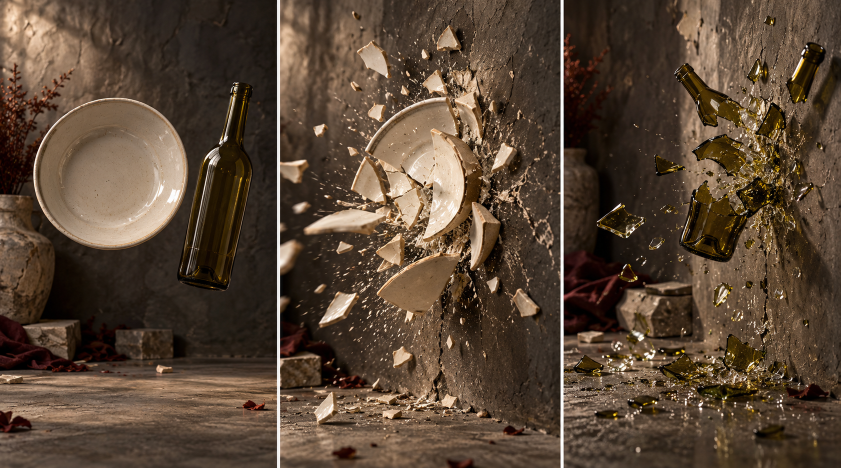
#> input picture docs/vydyhny-updates-2026-10-04/references/01_dishes_and_bottle.png, 1681 x 936 px (shown at 1/2 size)
$ python dishes.py
#> lines starting #> are read from the running program, lines starting #| are printed output that depends on the picture; after the words box and inside, x2 and y2 are one past the last pixel; in counts of white or black regions, pixels touching at a corner belong together
### zadovbalo/scripts/assets/common.py
"""Спільні утиліти конвеєра матеріалів. Запуск: python3 scripts/assets/build.py (див. README)."""
import json
import os
from pathlib import Path

import cv2
import numpy as np

ROOT = Path(__file__).resolve().parents[2]  # zadovbalo/
PKG = ROOT.parent / "Vydyhny_Claude_Package" / "assets"
OUT = ROOT / "public" / "scenes"
EXTRA = ROOT / "assets-src"  # додаткові ліцензовані матеріали, якщо додані
REF2 = ROOT.parent / "docs" / "vydyhny-updates-2026-10-04" / "references"  # пакет змін 04.10.2026


def load_ref(name: str) -> np.ndarray:
    p = REF2 / name
    im = cv2.imread(str(p), cv2.IMREAD_COLOR)
    if im is None:
        raise SystemExit(f"Немає референсу: {p}")
    return im


# [6 lines left out: function load, not called in this run]


def poly_mask(shape, pts, value=255):
    m = np.zeros(shape[:2], np.uint8)
    cv2.fillPoly(m, [np.array(pts, np.int32)], value)
    return m


def smooth_mask(m: np.ndarray, r: float = 1.2) -> np.ndarray:
    """Антиаліасинг краю маски (0..255)."""
    return cv2.GaussianBlur(m, (0, 0), r)


# [66 lines left out: functions synthesize_hidden, _synthesize, edge_shade, not called in this run]


def save_webp(path: Path, img: np.ndarray, quality: int = 82):
    path.parent.mkdir(parents=True, exist_ok=True)
    ok = cv2.imwrite(str(path), img, [cv2.IMWRITE_WEBP_QUALITY, quality])
    if not ok:
        raise SystemExit(f"Не вдалося записати {path}")
    return path


def rgba(rgb: np.ndarray, alpha: np.ndarray) -> np.ndarray:
    return np.dstack([rgb, alpha])


# [6 lines left out: function crop_rgba, not called in this run]


def write_json(path: Path, data):
    path.parent.mkdir(parents=True, exist_ok=True)
    path.write_text(json.dumps(data, ensure_ascii=False, indent=1) + "\n", encoding="utf-8")


# [12 lines left out: function trim_dark_rim, not called in this run]


def fill_region(im: np.ndarray, hole: np.ndarray, source: np.ndarray, seed=7, P=96, low_sigma=28, gain=1.5) -> np.ndarray:
    """Заповнити діру поверхнею навколо: світло — нормалізованою згорткою лише по чистих пікселях (source),
    дрібна фактура — латками P×P з тієї ж поверхні (з випадковим віддзеркаленням)."""
    rng = np.random.default_rng(seed)
    img = im.astype(np.float32)
    vis = (source > 127).astype(np.float32)

    def nblur(x, s):
        num = cv2.GaussianBlur(x * vis[..., None], (0, 0), s)
        den = cv2.GaussianBlur(vis, (0, 0), s)[..., None]
        return num / np.maximum(den, 1e-3), den[..., 0]

    low_fine, _ = nblur(img, 6)
    low, den = nblur(img, low_sigma)
    # далеко від чистої стіни (центр великої діри) — світло доінпейнтити з країв
    far = ((den < 0.2) | (hole > 0) & (den < 0.35)).astype(np.uint8) * 255
    q = cv2.resize(np.clip(low, 0, 255).astype(np.uint8), None, fx=0.25, fy=0.25, interpolation=cv2.INTER_AREA)
    qm = cv2.resize(far, (q.shape[1], q.shape[0]), interpolation=cv2.INTER_NEAREST)
    q = cv2.inpaint(q, qm, 12, cv2.INPAINT_TELEA)
    up = cv2.GaussianBlur(cv2.resize(q, (img.shape[1], img.shape[0]), interpolation=cv2.INTER_CUBIC).astype(np.float32), (0, 0), 10)
    tf = cv2.GaussianBlur(far, (0, 0), 12).astype(np.float32)[..., None] / 255
    low = low * (1 - tf) + up * tf
    # у дірі світло лише з великого масштабу; біля краю — плавно з дрібнішого
    detail = (img - low_fine) * vis[..., None]
    inner = cv2.erode(source, np.ones((P + 1, P + 1), np.uint8))
    ys, xs = np.nonzero(inner > 127)
    ok = (ys >= P // 2) & (ys < img.shape[0] - P // 2) & (xs >= P // 2) & (xs < img.shape[1] - P // 2)
    ys, xs = ys[ok], xs[ok]
    fill = np.zeros_like(img)
    acc = np.zeros(img.shape[:2], np.float32)
    win = np.outer(np.hanning(P), np.hanning(P)).astype(np.float32) + 1e-3
    hy, hx = np.nonzero(hole > 0)
    for ty in range(hy.min() - P // 2, hy.max() + 1, P // 3):
        for tx in range(hx.min() - P // 2, hx.max() + 1, P // 3):
            i = rng.integers(len(ys))
            sy, sx = ys[i] - P // 2, xs[i] - P // 2
            ty0, tx0 = max(ty, 0), max(tx, 0)
            ty1, tx1 = min(ty + P, img.shape[0]), min(tx + P, img.shape[1])
            if ty1 <= ty0 or tx1 <= tx0:
                continue
            py0, px0 = ty0 - ty, tx0 - tx
            ww = win[py0 : py0 + ty1 - ty0, px0 : px0 + tx1 - tx0]
            patch = detail[sy : sy + P, sx : sx + P]
            if rng.random() < 0.5:
                patch = patch[:, ::-1]
            fill[ty0:ty1, tx0:tx1] += patch[py0 : py0 + ty1 - ty0, px0 : px0 + tx1 - tx0] * ww[..., None]
            acc[ty0:ty1, tx0:tx1] += ww
    tex = fill / np.maximum(acc, 1e-3)[..., None] * gain
    synth = np.clip(low + tex, 0, 255)
    t = cv2.GaussianBlur(hole, (0, 0), 3).astype(np.float32)[..., None] / 255
    return (img * (1 - t) + synth * t).astype(np.uint8)

### zadovbalo/scripts/assets/dishes.py
"""«Просто бісить» (референс 01, ліва панель): стіна й підлога без предметів, тарілка й пляшка окремими спрайтами.

Тарілку й пляшку вирізано за контуром; стіну під ними відновлено фактурою самої стіни
(низькі частоти — інпейнтинг світла, деталь — латки зі стіни поруч). Уламки будуються в браузері з цих спрайтів.
"""
import cv2
import numpy as np

from common import OUT, fill_region, load_ref, poly_mask, rgba, save_webp, write_json

PANEL = (0, 553)
PLATE = {"cx": 222.0, "cy": 347.0, "rx": 155.0, "ry": 151.5, "angle": -4.0}
BOTTLE = [
    (465, 165), (505, 170), (495, 210), (490, 250), (500, 300), (502, 340), (480, 500), (462, 570), (452, 580),
    (360, 557), (357, 540), (390, 410), (405, 315), (437, 290), (450, 275), (462, 190),
]
# Не-стіна (рослина, ваза, бруски, підлога) — з них латки не беремо.
NOT_WALL = [
    [(0, 120), (150, 120), (150, 400), (115, 640), (0, 650)],  # гілка й ваза
    [(0, 630), (553, 630), (553, 936), (0, 936)],  # бруски, тканина, підлога
]


def run():
    out = OUT / "dishes"
    im = load_ref("01_dishes_and_bottle.png")[:, PANEL[0] : PANEL[1]].copy()
#> in load_ref, im is the input picture: shape (936, 1681, 3); mean B, G, R 53.3, 69.8, 88.4
#> im: shape (936, 553, 3)
    h, w = im.shape[:2]

    plate_m = np.zeros((h, w), np.uint8)
    cv2.ellipse(plate_m, ((PLATE["cx"], PLATE["cy"]), (PLATE["rx"] * 2, PLATE["ry"] * 2), PLATE["angle"]), 255, -1, cv2.LINE_AA)
    bottle_m = poly_mask(im.shape, BOTTLE)
#> in poly_mask, `cv2.fillPoly(m, [np.array(pts, np.int32)], value)`:
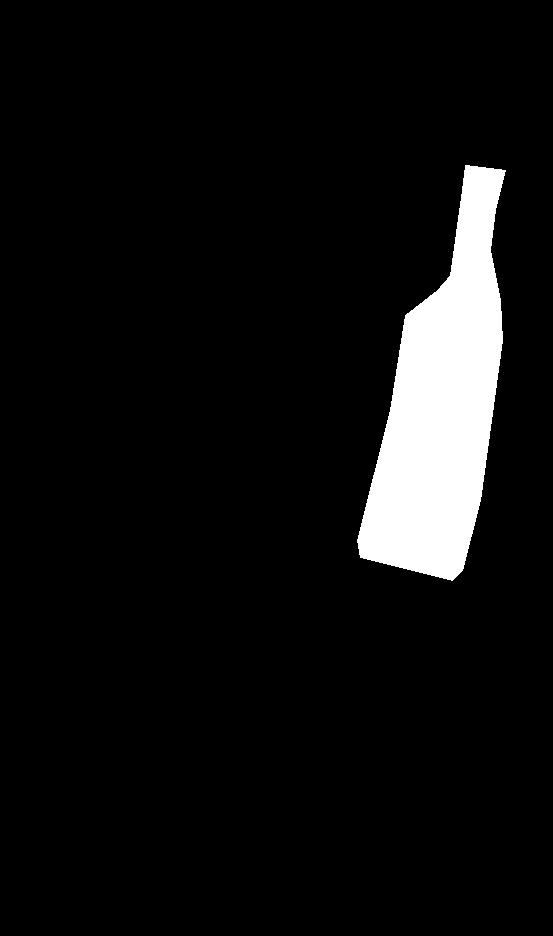
#> m: shape (936, 553); 6.6% white; 1 white region, box (x1, y1, x2, y2) and area: (357, 165, 506, 581) 34193
    bottle_m = cv2.GaussianBlur(bottle_m, (0, 0), 0.8)

    # --- спрайти ---
    def sprite(mask, pad=4):
        ys, xs = np.nonzero(mask > 8)
        x0, x1, y0, y1 = max(xs.min() - pad, 0), min(xs.max() + pad + 1, w), max(ys.min() - pad, 0), min(ys.max() + pad + 1, h)
        return rgba(im[y0:y1, x0:x1], mask[y0:y1, x0:x1]), (int(x0), int(y0), int(x1 - x0), int(y1 - y0))

    plate_alpha = cv2.erode(plate_m, np.ones((3, 3), np.uint8))
    plate_alpha = cv2.GaussianBlur(plate_alpha, (0, 0), 0.9)
    plate_rgba, plate_box = sprite(plate_alpha)
#> in rgba, `return np.dstack([rgb, alpha])`:
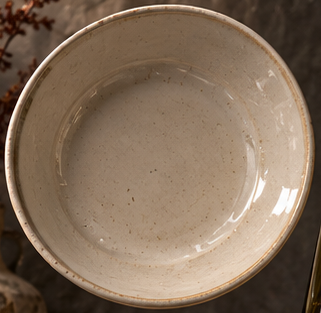
#> returned value: shape (313, 321, 4); mean of channels 0, 1, 2, 3 89.9, 109.5, 130.7, 185.5; drawn as B, G, R
#> plate_box = (62, 191, 321, 313)
    save_webp(out / "plate.webp", plate_rgba, 92)

    # Скло прозоре: темний фон, що просвічує крізь пляшку, робимо напівпрозорим (відблиски й колір лишаються).
    bx0, by0, bw, bh = sprite(bottle_m)[1]
#> in rgba (call 2), `return np.dstack([rgb, alpha])`:
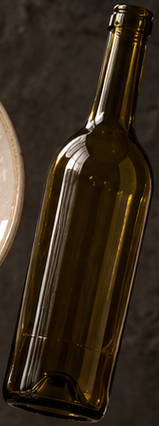
#> returned value: shape (426, 159, 4); mean of channels 0, 1, 2, 3 28, 42.4, 54.6, 128.7; drawn as B, G, R
#> bx0 = 352; by0 = 160; bw = 159; bh = 426
    crop = im[by0 : by0 + bh, bx0 : bx0 + bw].astype(np.float32)
    lum = crop.mean(axis=2)
    a = bottle_m[by0 : by0 + bh, bx0 : bx0 + bw].astype(np.float32) / 255
    glass_a = np.clip(0.55 + lum / 255 * 0.9, 0, 1) * a
    bottle_rgba = np.dstack([crop.astype(np.uint8), (glass_a * 255).astype(np.uint8)])
    save_webp(out / "bottle.webp", bottle_rgba, 92)

    # --- стіна без предметів ---
    hide = np.maximum(cv2.dilate(plate_m, np.ones((11, 11), np.uint8)), cv2.dilate(bottle_m, np.ones((17, 17), np.uint8)))
    wall = np.full((h, w), 255, np.uint8)
    for poly in NOT_WALL:
        wall = np.minimum(wall, 255 - poly_mask(im.shape, poly))
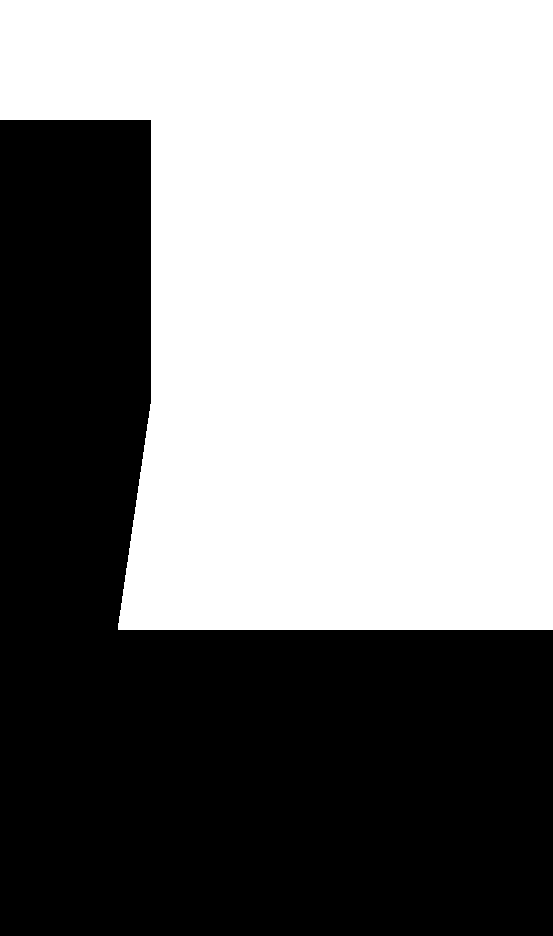
#> wall: shape (936, 553); 53.2% white; 1 black region, box (x1, y1, x2, y2) and area: (0, 120, 553, 936) 242386
    source = np.where(cv2.dilate(hide, np.ones((7, 7), np.uint8)) > 0, 0, wall).astype(np.uint8)
#> source: shape (936, 553); 31% white; 2 white regions (1 under 20 px), largest, box (x1, y1, x2, y2) and area: (0, 0, 553, 630) 160231
    clean = fill_region(im, (hide > 0).astype(np.uint8) * 255, source)
#> after the loop in fill_region, `for ty in range(hy.min() - P // 2, hy.max() + 1, P // 3):`:
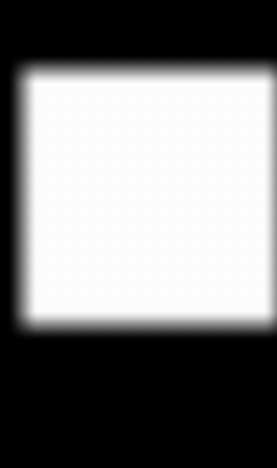
#> acc: shape (936, 553) float32 (shown at 1/2 size); min 0, max 2.23, mean 1.1; drawn with min black and max white
#> after the loop in fill_region, `for ty in range(hy.min() - P // 2, hy.max() + 1, P // 3):`:
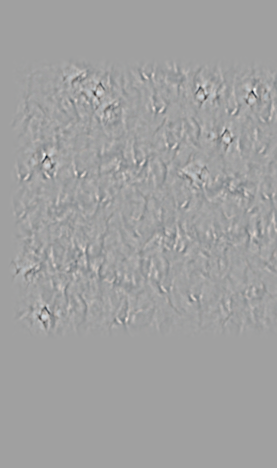
#> fill: shape (936, 553, 3) float32 (shown at 1/2 size); mean of channels 0, 1, 2 0, 0, 0; drawn with min black and max white
#> in fill_region, `return (img * (1 - t) + synth * t).astype(np.uint8)`:
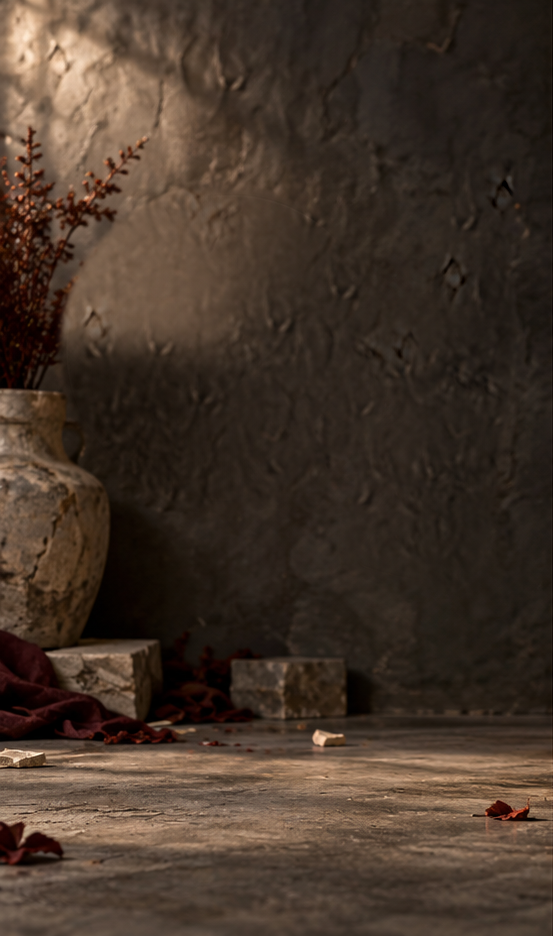
#> returned value: shape (936, 553, 3); mean of channels 0, 1, 2 41.5, 52.9, 68.3; drawn as B, G, R
    save_webp(out / "wall.webp", clean, 86)

    write_json(
        out / "dishes.json",
        {
            "size": [w, h],
            # де стіна сходиться з підлогою та лінія горизонту (для перспективи польоту й підлоги)
            "seamY": 705,
            "horizonY": 330,
            "plate": {"box": plate_box, "cx": PLATE["cx"], "cy": PLATE["cy"], "r": (PLATE["rx"] + PLATE["ry"]) / 2},
            "bottle": {"box": [bx0, by0, bw, bh], "axis": [[483, 172], [408, 568]]},
        },
    )
    print("dishes ok", plate_box, (bx0, by0, bw, bh))
#| dishes ok (62, 191, 321, 313) (352, 160, 159, 426)


if __name__ == "__main__":
    run()

$ run again, with docs/vydyhny-updates-2026-10-04/references/02_candle.png copied over docs/vydyhny-updates-2026-10-04/references/01_dishes_and_bottle.png
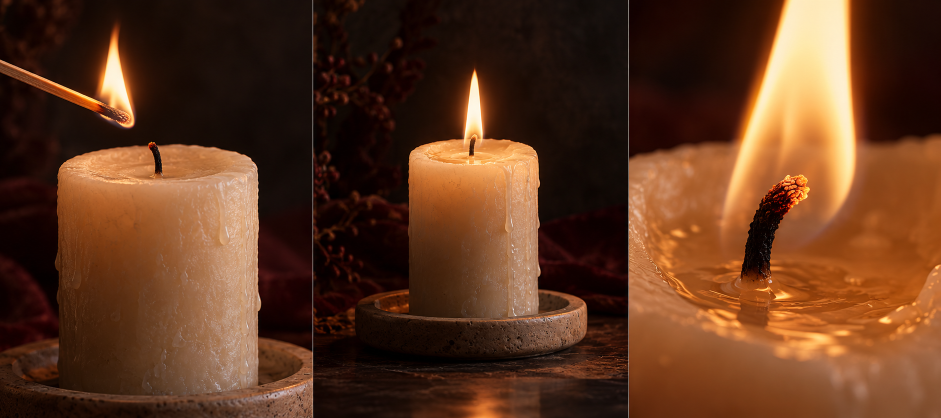
#> input picture docs/vydyhny-updates-2026-10-04/references/02_candle.png, 1881 x 836 px (shown at 1/2 size)
#> in load_ref, im is the input picture: shape (836, 1881, 3); mean B, G, R 31.4, 55.1, 94.6
#> im: shape (836, 553, 3)
#> in poly_mask, `cv2.fillPoly(m, [np.array(pts, np.int32)], value)`:
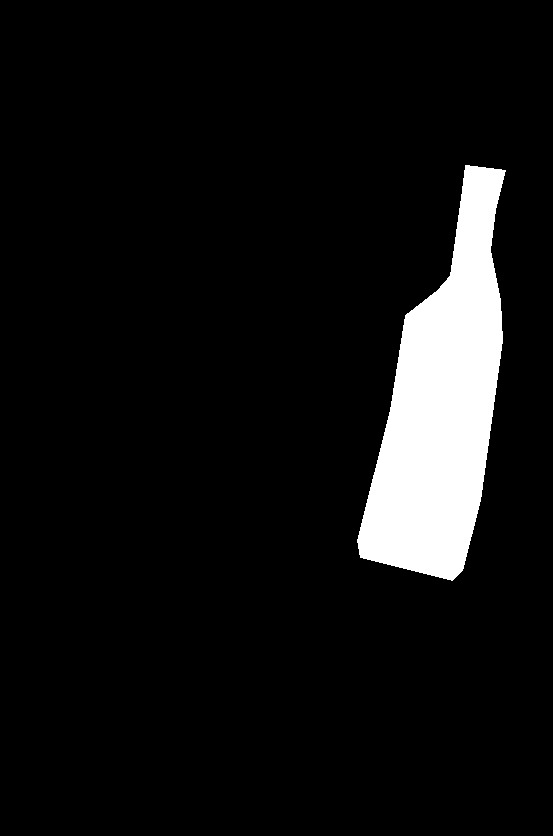
#> m: shape (836, 553); 7.4% white; 1 white region, box (x1, y1, x2, y2) and area: (357, 165, 506, 581) 34193
#> plate_box = (62, 191, 321, 313)
#> bx0 = 352; by0 = 160; bw = 159; bh = 426
#> source: shape (836, 553); 34.7% white; 2 white regions (1 under 20 px), largest, box (x1, y1, x2, y2) and area: (0, 0, 553, 630) 160231
#> far: shape (836, 553); 58.1% white; 1 black region, box (x1, y1, x2, y2) and area: (0, 0, 553, 654) 193742
#> qm: shape (209, 138); 58.1% white; 1 black region, box (x1, y1, x2, y2) and area: (0, 0, 138, 164) 12081
#> inner: shape (836, 553); 13.8% white; 3 white regions, box (x1, y1, x2, y2) and area: (0, 0, 553, 187) 60138, (180, 555, 296, 582) 2980, (537, 484, 553, 582) 737
#> hole: shape (836, 553); 27.5% white; 2 white regions, box (x1, y1, x2, y2) and area: (61, 190, 384, 505) 81265, (347, 155, 516, 591) 45909
#> in fill_region, `return (img * (1 - t) + synth * t).astype(np.uint8)`:
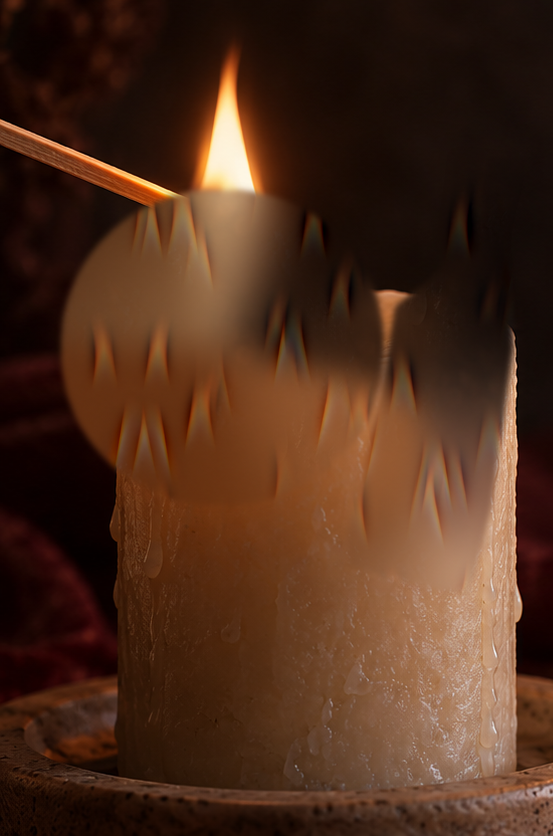
#> returned value: shape (836, 553, 3); mean of channels 0, 1, 2 27.7, 45.2, 76.8; drawn as B, G, R
#| dishes ok (62, 191, 321, 313) (352, 160, 159, 426)

$ run again, with docs/vydyhny-updates-2026-10-04/references/04_beverage_can.png copied over docs/vydyhny-updates-2026-10-04/references/01_dishes_and_bottle.png
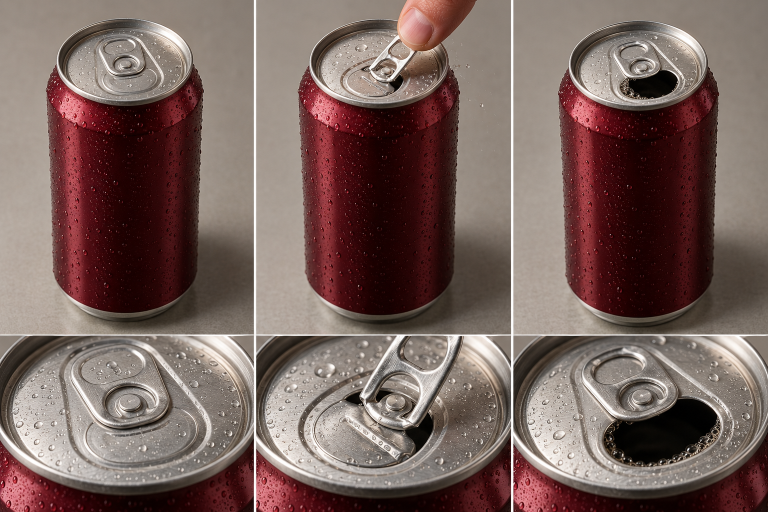
#> input picture docs/vydyhny-updates-2026-10-04/references/04_beverage_can.png, 1536 x 1024 px (shown at 1/2 size)
#> in load_ref, im is the input picture: shape (1024, 1536, 3); mean B, G, R 93.2, 98.5, 120.4
#> im: shape (1024, 553, 3)
#> in poly_mask, `cv2.fillPoly(m, [np.array(pts, np.int32)], value)`:
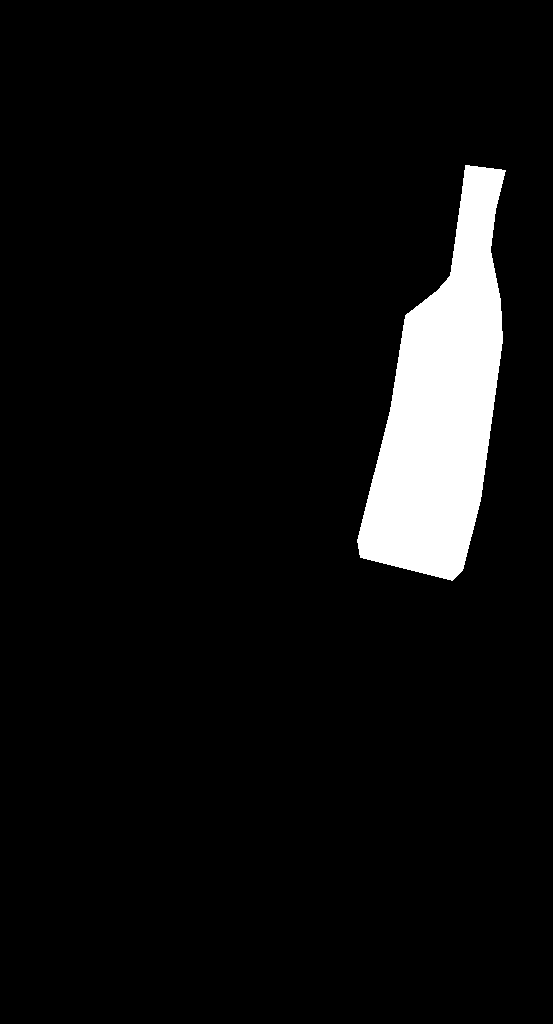
#> m: shape (1024, 553); 6% white; 1 white region, box (x1, y1, x2, y2) and area: (357, 165, 506, 581) 34193
#> plate_box = (62, 191, 321, 313)
#> bx0 = 352; by0 = 160; bw = 159; bh = 426
#> source: shape (1024, 553); 36.8% white; 3 white regions (1 under 20 px), largest, box (x1, y1, x2, y2) and area: (0, 0, 553, 630) 160231, (0, 937, 553, 1024) 48111
#> far: shape (1024, 553); 54.9% white; 2 black regions, box (x1, y1, x2, y2) and area: (0, 0, 553, 654) 193742, (0, 913, 553, 1024) 61383
#> qm: shape (256, 138); 55.3% white; 2 black regions, box (x1, y1, x2, y2) and area: (0, 0, 138, 164) 12081, (0, 229, 138, 256) 3726
#> inner: shape (1024, 553); 15.1% white; 4 white regions, box (x1, y1, x2, y2) and area: (0, 0, 553, 187) 60138, (0, 985, 553, 1024) 21567, (180, 555, 296, 582) 2980, (537, 484, 553, 582) 737
#> hole: shape (1024, 553); 22.5% white; 2 white regions, box (x1, y1, x2, y2) and area: (61, 190, 384, 505) 81265, (347, 155, 516, 591) 45909
#> in fill_region, `return (img * (1 - t) + synth * t).astype(np.uint8)`:
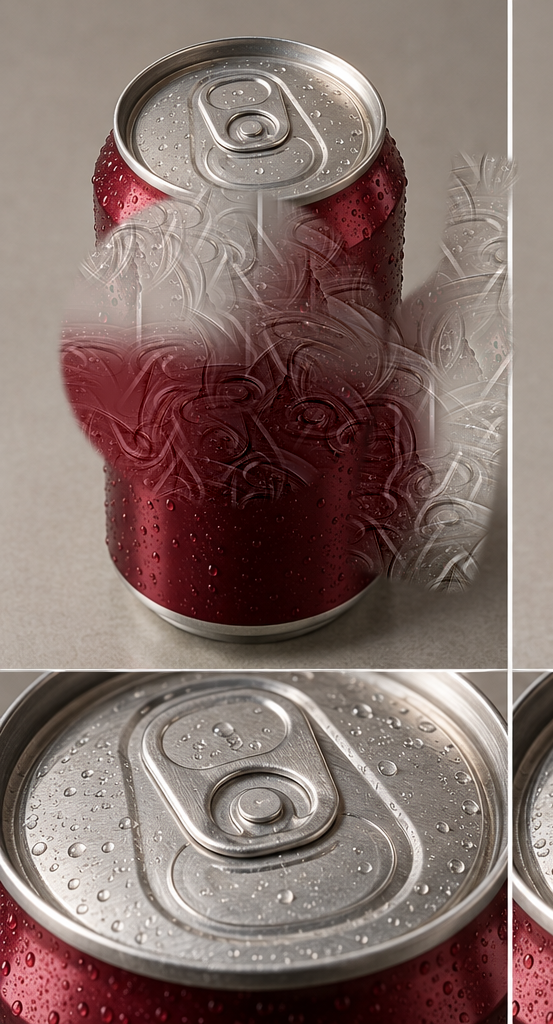
#> returned value: shape (1024, 553, 3); mean of channels 0, 1, 2 106.2, 111.7, 132.2; drawn as B, G, R
#| dishes ok (62, 191, 321, 313) (352, 160, 159, 426)
